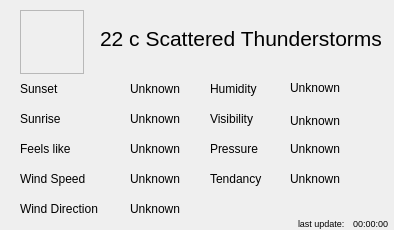
<?xml version="1.0" encoding="UTF-8"?>
<ui version="4.0">
 <class>Weather</class>
 <widget class="QDialog" name="Weather">
  <property name="geometry">
   <rect>
    <x>0</x>
    <y>0</y>
    <width>394</width>
    <height>230</height>
   </rect>
  </property>
  <property name="windowTitle">
   <string>Dialog</string>
  </property>
  <widget class="QFrame" name="frame">
   <property name="geometry">
    <rect>
     <x>20</x>
     <y>10</y>
     <width>64</width>
     <height>64</height>
    </rect>
   </property>
   <property name="frameShape">
    <enum>QFrame::StyledPanel</enum>
   </property>
   <property name="frameShadow">
    <enum>QFrame::Raised</enum>
   </property>
   <widget class="QLabel" name="labelIcon">
    <property name="geometry">
     <rect>
      <x>0</x>
      <y>0</y>
      <width>64</width>
      <height>64</height>
     </rect>
    </property>
    <property name="text">
     <string/>
    </property>
   </widget>
  </widget>
  <widget class="QLabel" name="labelFSunset">
   <property name="geometry">
    <rect>
     <x>20</x>
     <y>80</y>
     <width>56</width>
     <height>18</height>
    </rect>
   </property>
   <property name="text">
    <string>Sunset</string>
   </property>
  </widget>
  <widget class="QLabel" name="labelSunset">
   <property name="geometry">
    <rect>
     <x>130</x>
     <y>80</y>
     <width>61</width>
     <height>18</height>
    </rect>
   </property>
   <property name="text">
    <string>Unknown</string>
   </property>
  </widget>
  <widget class="QLabel" name="labelFSunrise">
   <property name="geometry">
    <rect>
     <x>20</x>
     <y>110</y>
     <width>56</width>
     <height>18</height>
    </rect>
   </property>
   <property name="text">
    <string>Sunrise</string>
   </property>
  </widget>
  <widget class="QLabel" name="labelSunrise">
   <property name="geometry">
    <rect>
     <x>130</x>
     <y>110</y>
     <width>61</width>
     <height>18</height>
    </rect>
   </property>
   <property name="text">
    <string>Unknown</string>
   </property>
  </widget>
  <widget class="QLabel" name="labelTemp">
   <property name="geometry">
    <rect>
     <x>100</x>
     <y>20</y>
     <width>281</width>
     <height>36</height>
    </rect>
   </property>
   <property name="font">
    <font>
     <pointsize>16</pointsize>
    </font>
   </property>
   <property name="text">
    <string>22 c Scattered Thunderstorms</string>
   </property>
  </widget>
  <widget class="QLabel" name="labelFWindChill">
   <property name="geometry">
    <rect>
     <x>20</x>
     <y>140</y>
     <width>71</width>
     <height>18</height>
    </rect>
   </property>
   <property name="text">
    <string>Feels like </string>
   </property>
  </widget>
  <widget class="QLabel" name="labelWindChill">
   <property name="geometry">
    <rect>
     <x>130</x>
     <y>140</y>
     <width>61</width>
     <height>18</height>
    </rect>
   </property>
   <property name="text">
    <string>Unknown</string>
   </property>
  </widget>
  <widget class="QLabel" name="labelFWindSpeed">
   <property name="geometry">
    <rect>
     <x>20</x>
     <y>170</y>
     <width>81</width>
     <height>18</height>
    </rect>
   </property>
   <property name="text">
    <string>Wind Speed</string>
   </property>
  </widget>
  <widget class="QLabel" name="labelWindSpeed">
   <property name="geometry">
    <rect>
     <x>130</x>
     <y>170</y>
     <width>61</width>
     <height>18</height>
    </rect>
   </property>
   <property name="text">
    <string>Unknown</string>
   </property>
  </widget>
  <widget class="QLabel" name="labelFWindDirection">
   <property name="geometry">
    <rect>
     <x>20</x>
     <y>200</y>
     <width>101</width>
     <height>18</height>
    </rect>
   </property>
   <property name="text">
    <string>Wind Direction</string>
   </property>
  </widget>
  <widget class="QLabel" name="labelWindDirection">
   <property name="geometry">
    <rect>
     <x>130</x>
     <y>200</y>
     <width>61</width>
     <height>18</height>
    </rect>
   </property>
   <property name="text">
    <string>Unknown</string>
   </property>
  </widget>
  <widget class="QLabel" name="labelFPressure">
   <property name="geometry">
    <rect>
     <x>210</x>
     <y>140</y>
     <width>71</width>
     <height>18</height>
    </rect>
   </property>
   <property name="text">
    <string>Pressure</string>
   </property>
  </widget>
  <widget class="QLabel" name="labelFHumidity">
   <property name="geometry">
    <rect>
     <x>210</x>
     <y>80</y>
     <width>61</width>
     <height>18</height>
    </rect>
   </property>
   <property name="text">
    <string>Humidity</string>
   </property>
  </widget>
  <widget class="QLabel" name="labelVisibility">
   <property name="geometry">
    <rect>
     <x>290</x>
     <y>110</y>
     <width>61</width>
     <height>21</height>
    </rect>
   </property>
   <property name="text">
    <string>Unknown</string>
   </property>
  </widget>
  <widget class="QLabel" name="labelPressure">
   <property name="geometry">
    <rect>
     <x>290</x>
     <y>140</y>
     <width>81</width>
     <height>18</height>
    </rect>
   </property>
   <property name="text">
    <string>Unknown</string>
   </property>
  </widget>
  <widget class="QLabel" name="labelFVisibility">
   <property name="geometry">
    <rect>
     <x>210</x>
     <y>110</y>
     <width>56</width>
     <height>18</height>
    </rect>
   </property>
   <property name="text">
    <string>Visibility</string>
   </property>
  </widget>
  <widget class="QLabel" name="labelHumidity">
   <property name="geometry">
    <rect>
     <x>290</x>
     <y>80</y>
     <width>61</width>
     <height>16</height>
    </rect>
   </property>
   <property name="text">
    <string>Unknown</string>
   </property>
  </widget>
  <widget class="QLabel" name="labelRising">
   <property name="geometry">
    <rect>
     <x>290</x>
     <y>170</y>
     <width>61</width>
     <height>18</height>
    </rect>
   </property>
   <property name="text">
    <string>Unknown</string>
   </property>
  </widget>
  <widget class="QLabel" name="labelFRising">
   <property name="geometry">
    <rect>
     <x>210</x>
     <y>170</y>
     <width>71</width>
     <height>18</height>
    </rect>
   </property>
   <property name="text">
    <string>Tendancy</string>
   </property>
  </widget>
  <widget class="QLabel" name="labelFLastUpdate">
   <property name="geometry">
    <rect>
     <x>298</x>
     <y>213</y>
     <width>56</width>
     <height>20</height>
    </rect>
   </property>
   <property name="font">
    <font>
     <pointsize>7</pointsize>
    </font>
   </property>
   <property name="text">
    <string>last update:</string>
   </property>
  </widget>
  <widget class="QLabel" name="labelLastUpdate">
   <property name="geometry">
    <rect>
     <x>353</x>
     <y>213</y>
     <width>41</width>
     <height>20</height>
    </rect>
   </property>
   <property name="font">
    <font>
     <pointsize>7</pointsize>
    </font>
   </property>
   <property name="text">
    <string>00:00:00</string>
   </property>
  </widget>
 </widget>
 <resources/>
 <connections/>
</ui>
